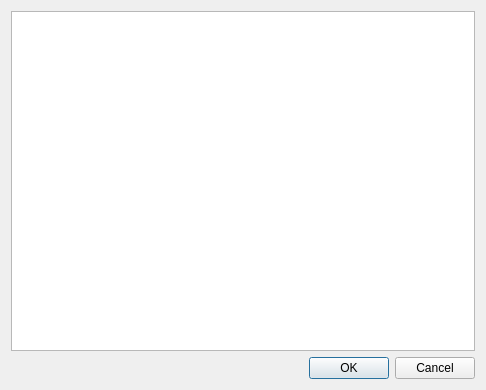
<?xml version="1.0" encoding="UTF-8"?>
<ui version="4.0">
 <class>SelectDeviceDialog</class>
 <widget class="QDialog" name="SelectDeviceDialog">
  <property name="windowModality">
   <enum>Qt::WindowModal</enum>
  </property>
  <property name="geometry">
   <rect>
    <x>0</x>
    <y>0</y>
    <width>486</width>
    <height>390</height>
   </rect>
  </property>
  <property name="windowTitle">
   <string>Dialog</string>
  </property>
  <layout class="QVBoxLayout" name="verticalLayout">
   <item>
    <widget class="QListWidget" name="listWidget"/>
   </item>
   <item>
    <widget class="QDialogButtonBox" name="buttonBox">
     <property name="orientation">
      <enum>Qt::Horizontal</enum>
     </property>
     <property name="standardButtons">
      <set>QDialogButtonBox::Cancel|QDialogButtonBox::Ok</set>
     </property>
    </widget>
   </item>
  </layout>
 </widget>
 <resources/>
 <connections>
  <connection>
   <sender>buttonBox</sender>
   <signal>accepted()</signal>
   <receiver>SelectDeviceDialog</receiver>
   <slot>accept()</slot>
   <hints>
    <hint type="sourcelabel">
     <x>248</x>
     <y>254</y>
    </hint>
    <hint type="destinationlabel">
     <x>157</x>
     <y>274</y>
    </hint>
   </hints>
  </connection>
  <connection>
   <sender>buttonBox</sender>
   <signal>rejected()</signal>
   <receiver>SelectDeviceDialog</receiver>
   <slot>reject()</slot>
   <hints>
    <hint type="sourcelabel">
     <x>316</x>
     <y>260</y>
    </hint>
    <hint type="destinationlabel">
     <x>286</x>
     <y>274</y>
    </hint>
   </hints>
  </connection>
 </connections>
</ui>
